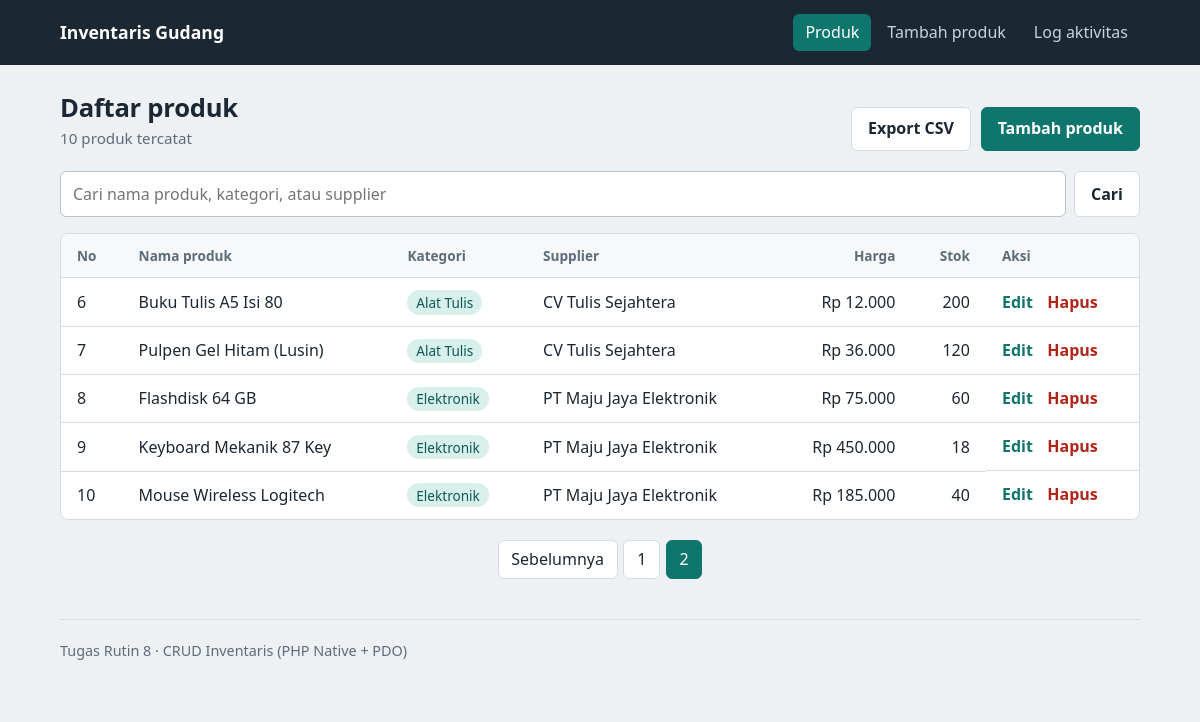
The app's page /index.php?page=2 with its own data.
### tables this page shows
CREATE TABLE produk (
  id          INT UNSIGNED NOT NULL AUTO_INCREMENT,
  nama_produk VARCHAR(150) NOT NULL,
  kategori_id INT UNSIGNED NOT NULL,
  supplier_id INT UNSIGNED NOT NULL,
  harga       DECIMAL(12,2) NOT NULL DEFAULT 0,
  stok        INT UNSIGNED NOT NULL DEFAULT 0,
  created_at  TIMESTAMP NOT NULL DEFAULT CURRENT_TIMESTAMP,
  PRIMARY KEY (id),
  KEY idx_produk_kategori (kategori_id),
  KEY idx_produk_supplier (supplier_id),
  CONSTRAINT fk_produk_kategori FOREIGN KEY (kategori_id)
    REFERENCES kategori (id) ON UPDATE CASCADE ON DELETE RESTRICT,
  CONSTRAINT fk_produk_supplier FOREIGN KEY (supplier_id)
    REFERENCES supplier (id) ON UPDATE CASCADE ON DELETE RESTRICT
);

CREATE TABLE kategori (
  id            INT UNSIGNED NOT NULL AUTO_INCREMENT,
  nama_kategori VARCHAR(100) NOT NULL,
  deskripsi     VARCHAR(255) NULL,
  PRIMARY KEY (id),
  UNIQUE KEY uq_kategori_nama (nama_kategori)
);

CREATE TABLE supplier (
  id            INT UNSIGNED NOT NULL AUTO_INCREMENT,
  nama_supplier VARCHAR(150) NOT NULL,
  kontak        VARCHAR(50)  NULL,
  alamat        VARCHAR(255) NULL,
  PRIMARY KEY (id)
);

### includes/functions.php (called while the page is built, shortened)
<?php
function e(?string $value): string
{
    return htmlspecialchars((string) $value, ENT_QUOTES | ENT_SUBSTITUTE, 'UTF-8');
}
function rupiah($angka): string
{
    return 'Rp ' . number_format((float) $angka, 0, ',', '.');
}

### index.php (the view, shortened to what this page needs)
<?php
require_once __DIR__ . '/includes/functions.php';
$pdo = Database::getInstance()->getConnection();
$perHalaman = 5;
$q          = trim((string) ($_GET['q'] ?? ''));
$halaman    = max(1, (int) ($_GET['page'] ?? 1));
$where  = '';
$params = [];
$from = 'FROM produk p
         INNER JOIN kategori k ON k.id = p.kategori_id
         INNER JOIN supplier s ON s.id = p.supplier_id';
$stmt = $pdo->prepare("SELECT COUNT(*) $from $where");
$stmt->execute($params);
$totalData    = (int) $stmt->fetchColumn();
$totalHalaman = max(1, (int) ceil($totalData / $perHalaman));
$halaman      = min($halaman, $totalHalaman);
$offset       = ($halaman - 1) * $perHalaman;
$stmt = $pdo->prepare(
    "SELECT p.id, p.nama_produk, p.harga, p.stok, k.nama_kategori, s.nama_supplier
     $from $where
     ORDER BY p.id DESC
     LIMIT :limit OFFSET :offset"
);
$stmt->bindValue(':limit', $perHalaman, PDO::PARAM_INT);
$stmt->bindValue(':offset', $offset, PDO::PARAM_INT);
$stmt->execute();
$produk = $stmt->fetchAll();
function url_halaman(int $page, string $q): string
{
    $query = ['page' => $page];
    return 'index.php?' . http_build_query($query);
}
require __DIR__ . '/includes/header.php';
?>
<div class="page-head">
    <div>
        <h1>Daftar produk</h1>
        <p class="muted"><?= $totalData ?> produk<?= $q !== '' ? ' cocok dengan "' . e($q) . '"' : ' tercatat' ?></p>
    </div>
    <div class="actions">
        <a class="btn" href="export.php<?= $q !== '' ? '?' . e(http_build_query(['q' => $q])) : '' ?>">Export CSV</a>
        <a class="btn btn--primary" href="create.php">Tambah produk</a>
    </div>
</div>
<form method="get" action="index.php" class="search" role="search">
    <input type="search" id="q" name="q" value="<?= e($q) ?>" placeholder="Cari nama produk, kategori, atau supplier">
    <button type="submit" class="btn">Cari</button>
</form>
<div class="card table-wrap">
    <table>
        <thead>
            <tr>
                <th>No</th>
                <th>Nama produk</th>
                <th>Kategori</th>
                <th>Supplier</th>
                <th class="num">Harga</th>
                <th class="num">Stok</th>
                <th>Aksi</th>
            </tr>
        </thead>
        <tbody>
        <?php foreach ($produk as $i => $row): ?>
            <tr>
                <td><?= $offset + $i + 1 ?></td>
                <td><?= e($row['nama_produk']) ?></td>
                <td><span class="tag"><?= e($row['nama_kategori']) ?></span></td>
                <td><?= e($row['nama_supplier']) ?></td>
                <td class="num"><?= e(rupiah($row['harga'])) ?></td>
                <td class="num <?= (int) $row['stok'] <= 10 ? 'stok-rendah' : '' ?>"><?= (int) $row['stok'] ?></td>
                <td class="row-actions">
                    <a href="edit.php?id=<?= (int) $row['id'] ?>">Edit</a>
                    <a href="delete.php?id=<?= (int) $row['id'] ?>" class="danger">Hapus</a>
                </td>
            </tr>
        <?php endforeach; ?>
        </tbody>
    </table>
</div>
<?php if ($totalHalaman > 1): ?>
<nav class="pagination" aria-label="Halaman">
    <?php if ($halaman > 1): ?>
        <a href="<?= e(url_halaman($halaman - 1, $q)) ?>">Sebelumnya</a>
    <?php endif; ?>
    <?php for ($p = 1; $p <= $totalHalaman; $p++): ?>
        <a href="<?= e(url_halaman($p, $q)) ?>" class="<?= $p === $halaman ? 'is-active' : '' ?>"
           <?= $p === $halaman ? 'aria-current="page"' : '' ?>><?= $p ?></a>
    <?php endfor; ?>
</nav>
<?php endif; ?>
<?php require __DIR__ . '/includes/footer.php'; ?>

### assets/style.css (style rules this page uses)
:root { --bg: #eef1f4; --surface: #ffffff; --ink: #1b2733; --muted: #5d6b79; --line: #d5dbe1; --accent: #0f766e; --accent-ink: #ffffff; --accent-soft: #d9efec; --danger: #b42318; --danger-soft: #fbe4e1; --ok-soft: #dcf1e4; --radius: 8px; --font: "Segoe UI", system-ui, -apple-system, "Helvetica Neue", Arial, sans-serif; }
* { box-sizing: border-box; }
html { font-size: 16px; }
body { margin: 0; background: var(--bg); color: var(--ink); font-family: var(--font); line-height: 1.55; }
a { color: var(--accent); }
h1 { font-size: 1.6rem; line-height: 1.2; margin: 0; letter-spacing: -0.01em; }
.muted { color: var(--muted); margin: .25rem 0 0; font-size: .95rem; }
.page-head { display: flex; justify-content: space-between; align-items: flex-end; gap: 1rem; flex-wrap: wrap; margin-bottom: 1.25rem; }
.card { background: var(--surface); border: 1px solid var(--line); border-radius: var(--radius); }
.table-wrap { overflow-x: auto; }
table { width: 100%; border-collapse: collapse; min-width: 720px; }
th, td { padding: .7rem 1rem; text-align: left; border-bottom: 1px solid var(--line); vertical-align: middle; }
th { font-size: .85rem; font-weight: 600; color: var(--muted); background: #f6f8fa; }
tbody tr:last-child td { border-bottom: 0; }
.num { text-align: right; font-variant-numeric: tabular-nums; }
.tag { display: inline-block; padding: .1rem .55rem; border-radius: 999px; background: var(--accent-soft); color: #0b5a54; font-size: .85rem; }
.row-actions { display: flex; gap: .9rem; }
.row-actions a { text-decoration: none; font-weight: 600; }
.row-actions .danger { color: var(--danger); }
.actions { display: flex; gap: .6rem; flex-wrap: wrap; align-items: center; }
.btn { display: inline-block; padding: .55rem 1rem; border-radius: 6px; border: 1px solid var(--line); background: var(--surface); color: var(--ink); font: inherit; font-weight: 600; text-decoration: none; cursor: pointer; }
.btn--primary { background: var(--accent); border-color: var(--accent); color: var(--accent-ink); }
.search { display: flex; gap: .5rem; margin-bottom: 1rem; flex-wrap: wrap; }
.search input { flex: 1 1 260px; }
input[type="text"], input[type="number"], input[type="search"], select { width: 100%; padding: .6rem .75rem; font: inherit; color: var(--ink); background: #fff; border: 1px solid #b9c2cb; border-radius: 6px; }
.pagination { display: flex; gap: .35rem; flex-wrap: wrap; justify-content: center; margin-top: 1.25rem; }
.pagination a { padding: .4rem .8rem; border: 1px solid var(--line); border-radius: 6px; background: var(--surface); text-decoration: none; color: var(--ink); }
.pagination a.is-active { background: var(--accent); border-color: var(--accent); color: #fff; }

### records on screen
produk: i "6", nama_produk "Buku Tulis A5 Isi 80", kategori.nama_kategori "Alat Tulis", supplier.nama_supplier "CV Tulis Sejahtera", harga "Rp 12.000", stok "200"
produk: i "7", nama_produk "Pulpen Gel Hitam (Lusin)", kategori.nama_kategori "Alat Tulis", supplier.nama_supplier "CV Tulis Sejahtera", harga "Rp 36.000", stok "120"
produk: i "8", nama_produk "Flashdisk 64 GB", kategori.nama_kategori "Elektronik", supplier.nama_supplier "PT Maju Jaya Elektronik", harga "Rp 75.000", stok "60"
produk: i "9", nama_produk "Keyboard Mekanik 87 Key", kategori.nama_kategori "Elektronik", supplier.nama_supplier "PT Maju Jaya Elektronik", harga "Rp 450.000", stok "18"
produk: i "10", nama_produk "Mouse Wireless Logitech", kategori.nama_kategori "Elektronik", supplier.nama_supplier "PT Maju Jaya Elektronik", harga "Rp 185.000", stok "40"

### other values on screen
$totalData "10"
